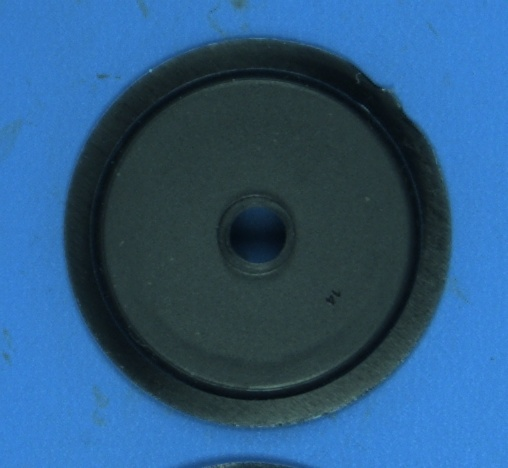
#> input picture NOK_borda/Fig_NOK_12.jpg, 508 x 468 px, found by its file name
$ python borda_detect_viacontorno.py
#> lines starting #> are read from the running program, lines starting #| are printed output that depends on the picture; after the words box and inside, x2 and y2 are one past the last pixel; in counts of white or black regions, pixels touching at a corner belong together
#> further down, img_in is the input picture: shape (468, 508, 3); mean B, G, R 127.9, 88.4, 44.7
### filtros_extras.py
import cv2
import numpy as np
import matplotlib.pyplot as plt
from math import *

#Conforme visto na aula 3 desafio 2
#aceita apenas imagens coloridas
def grayscale_especial (img_in,const_red=1.0,const_green=1.0,const_blue=1.0):
#> called with const_red = 0.02, const_green = 0.21, const_blue = 0.77
    [B,G,R] = cv2.split(img_in)
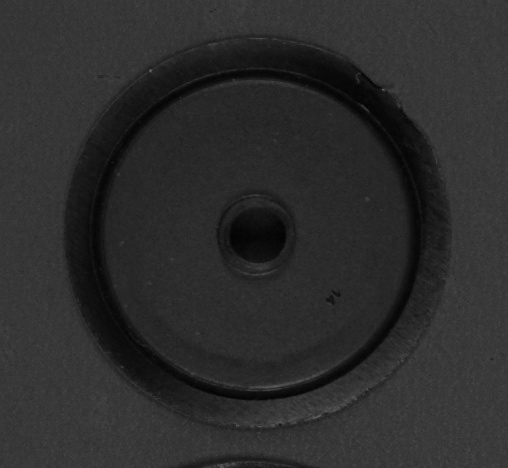
#> R: shape (468, 508); min 0, max 97, mean 44.7

    (height,width) = R.shape
#> height = 468; width = 508

    R_bin = np.zeros((height,width), dtype = 'int32')
    G_bin = np.zeros((height,width), dtype = 'int32')
    B_bin = np.zeros((height,width), dtype = 'int32')

    for i in range (height-1):
        for j in range (width-1):
            R_bin[i,j] = R[i,j]*const_red
            G_bin[i,j] = G[i,j]*const_green
            B_bin[i,j] = B[i,j]*const_blue
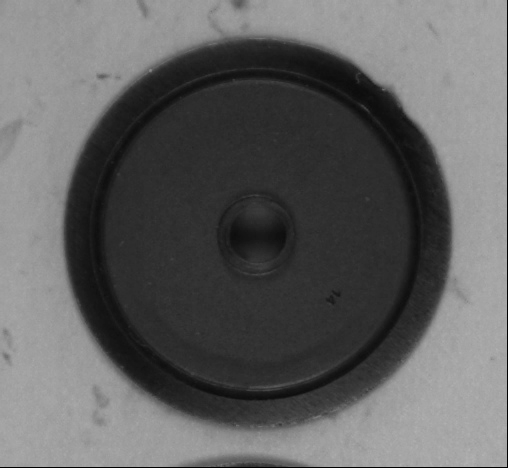
#> B_bin: shape (468, 508) int32; min 0, max 178, mean 97.4
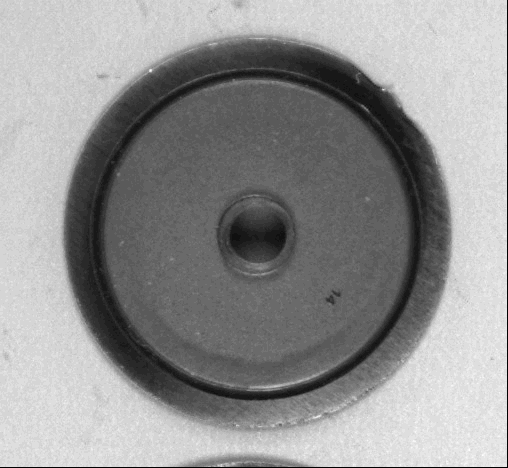
#> G_bin: shape (468, 508) int32; min 0, max 31, mean 18; drawn with min black and max white
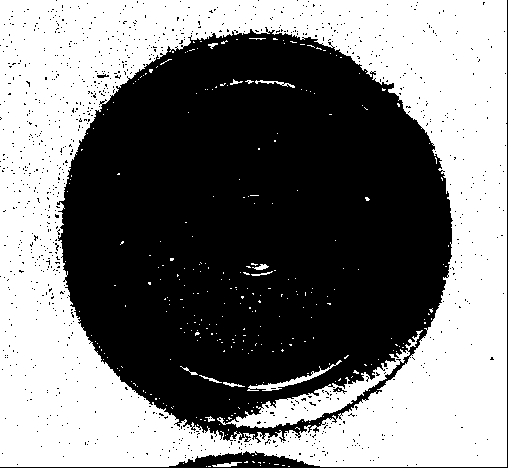
#> R_bin: shape (468, 508) int32; values 0 (black) and 1 (white), 48.2% white; 298 white regions (284 under 20 px), largest, box (x1, y1, x2, y2) and area: (0, 0, 507, 467) 109620, (217, 330, 423, 428) 3321, (247, 360, 342, 391) 421

    Merged = R_bin+G_bin+B_bin
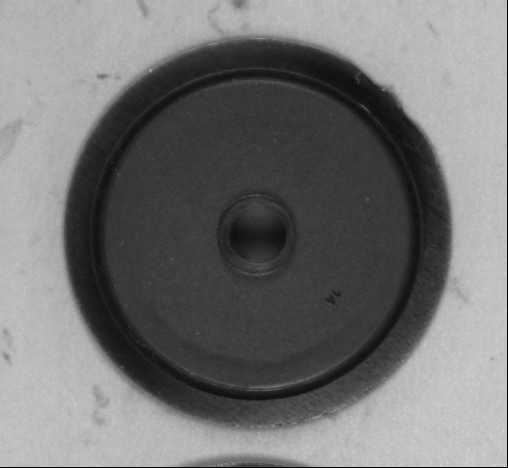
#> Merged: shape (468, 508) int32; min 0, max 210, mean 115.8
    Merged = np.clip(Merged, 0, 255).astype(np.uint8)
    return Merged

# [20 lines left out: functions ajuste_brilho_contraste, CorrecaoGamma, not called in this run]

#Conforme visto na aula 7 exercício 6
#aceita apenas inputs de imagens grayscale
def filtro_nitidez (img_in):
    #img_in = cv2.cvtColor(img_in,cv2.COLOR_BGR2GRAY)
    (height,width) = img_in.shape
#> height = 468; width = 508

    Nitidez_kernel = [[0,-1,0],[-1,5,-1],[0,-1,0]]
    filt_nitidez = np.zeros((height,width), dtype="int32")
    m = 3 # tamanho da matriz gaussiana
    d = int((m-1)/2)

    for i in range (d, height-d):
        for j in range (d, width-d):

            secao_img = img_in[i-d:i+d+1, j-d:j+d+1]
            prod_imag_Nitidez_kernel = Nitidez_kernel * secao_img + Nitidez_kernel
            filt_nitidez[i,j] = np.clip(abs(prod_imag_Nitidez_kernel.sum()), 0, 255).astype(np.uint8)

    return filt_nitidez

# [101 lines left out: functions super_filtro, filtro_blobs, close, open, not called in this run]

### borda_detect_viacontorno.py
import numpy as np
import matplotlib.pyplot as plt
#import pandas as pd # para desenhar/plotar as tabelas informando os status das peças em cada teste
import cv2

from filtros_extras import *

img_in=cv2.imread("NOK_borda\Fig_NOK_12.jpg",cv2.IMREAD_COLOR)
if img_in is None:
    print("File not found. Bye!")
    exit(0) #Essa linha "crasha" o notebook, caso ocorra reinicar o kernel

#gray=cv2.cvtColor(img_in,cv2.COLOR_BGR2GRAY)
gray = grayscale_especial (img_in,0.02,0.21,0.77)
gray_nit = filtro_nitidez(gray)

returns,thresh=cv2.threshold(gray,97,255,cv2.THRESH_BINARY)
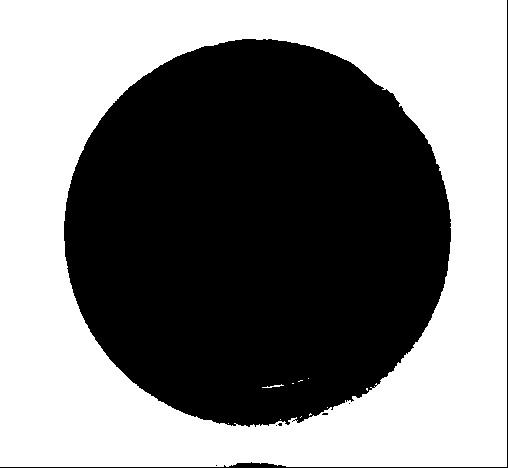
#> thresh: shape (468, 508); 50.2% white; 7 black regions (5 under 20 px)

contours,hierachy=cv2.findContours(thresh,cv2.RETR_TREE,cv2.CHAIN_APPROX_NONE)
#> contours = 19 contours, 17 with area under 20; largest, box (x1, y1, x2, y2) and area: (0, 0, 507, 467) 235618, (63, 38, 452, 428) 117787

if len(contours) != 0:
    for i in range(len(contours)):
        if len(contours[i]) >= 800:
            # Draw the contour on the original image in green color
            cv2.drawContours(img_in,[contours[i]],-1,(0,255,0),2)

            # Draw a circle at the centroid
            #cv2.circle(img_in, (cx, cy), 5, (0, 0, 255), -1)

            # Compute the bounding box of the contour
            x,y,w,h = cv2.boundingRect(contours[i])

            # Draw the bounding box on the original image in blue color
            cv2.rectangle(img_in,(x,y),(x+w,y+h),(255,0,0),2)
#> this loop made 19 passes
#> (x, y, w, h) on passes 1, 9: (0, 0, 507, 467), (63, 38, 389, 390)
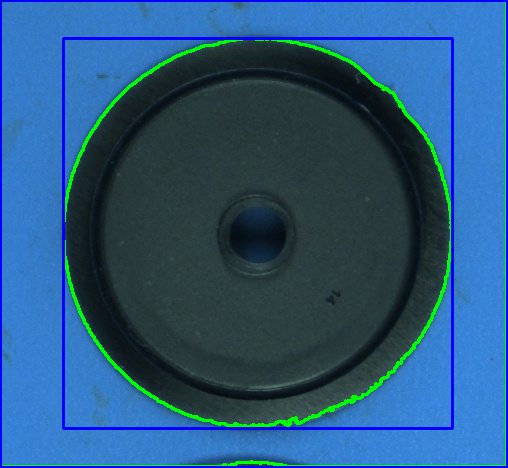
#> img_in: shape (468, 508, 3); 5.77% of pixels changed, all inside (x1, y1, x2, y2) = (0, 0, 508, 468)


cv2.imshow('Convexity Detection', img_in)
cv2.waitKey(0)
cv2.destroyAllWindows()

$ run again, with NOK_borda/Fig_NOK_06.jpg copied over NOK_borda/Fig_NOK_12.jpg
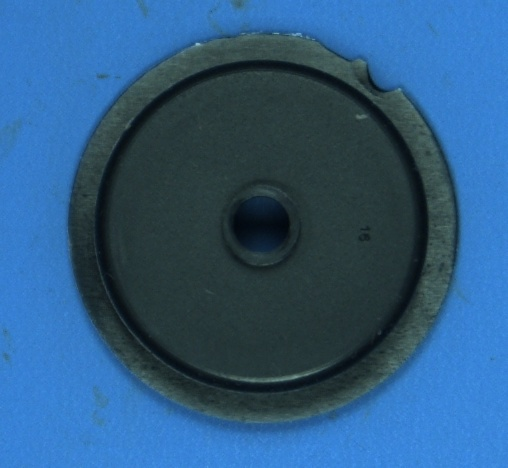
#> input picture NOK_borda/Fig_NOK_06.jpg, 508 x 468 px, found by its file name
#> img_in is the input picture: shape (468, 508, 3); mean B, G, R 129.5, 90.4, 46.4
#> `returns,thresh=cv2.threshold(gray,97,255,cv2.THRESH_BINARY)`:
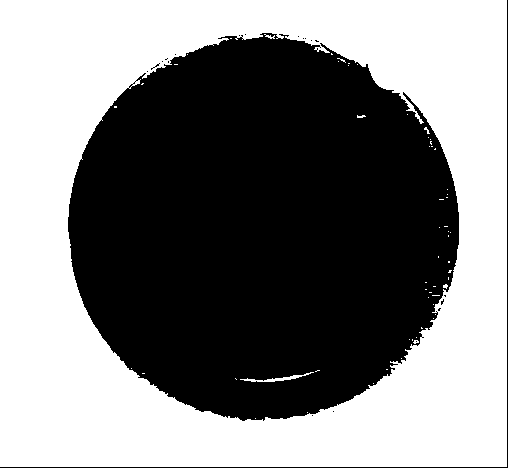
#> thresh: shape (468, 508); 50.6% white; 21 black regions (19 under 20 px)
#> contours = 92 contours, 89 with area under 20; largest, box (x1, y1, x2, y2) and area: (0, 0, 507, 467) 235796, (67, 32, 460, 422) 117542, (240, 372, 314, 382) 105
#> the loop `for i in range(len(contours)):` made 92 passes
#> (x, y, w, h) on passes 1, 32: (0, 0, 507, 467), (67, 32, 393, 390)
#> after the loop `for i in range(len(contours)):`:
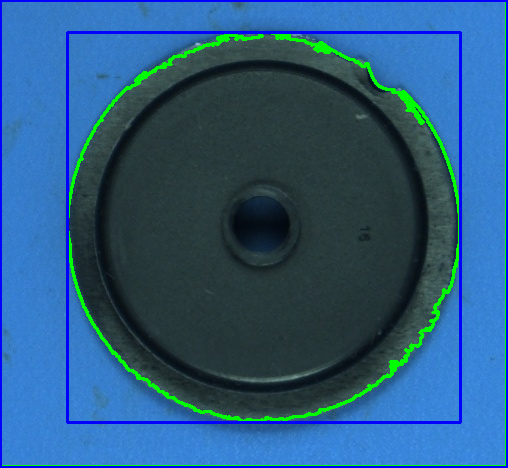
#> img_in: shape (468, 508, 3); 6.06% of pixels changed, all inside (x1, y1, x2, y2) = (0, 0, 508, 468)

$ run again, with NOK_borda/Fig_NOK_07.jpg copied over NOK_borda/Fig_NOK_12.jpg
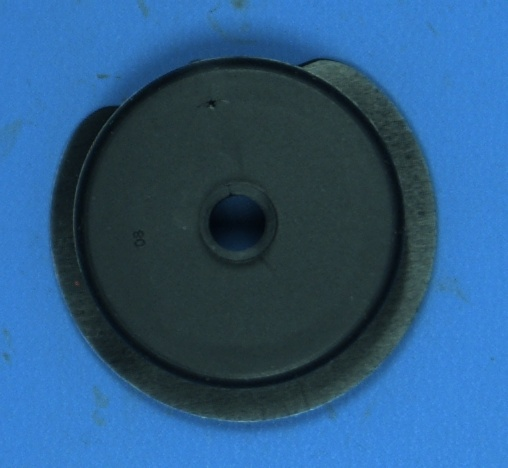
#> input picture NOK_borda/Fig_NOK_07.jpg, 508 x 468 px, found by its file name
#> img_in is the input picture: shape (468, 508, 3); mean B, G, R 130.2, 89.3, 44.7
#> `returns,thresh=cv2.threshold(gray,97,255,cv2.THRESH_BINARY)`:
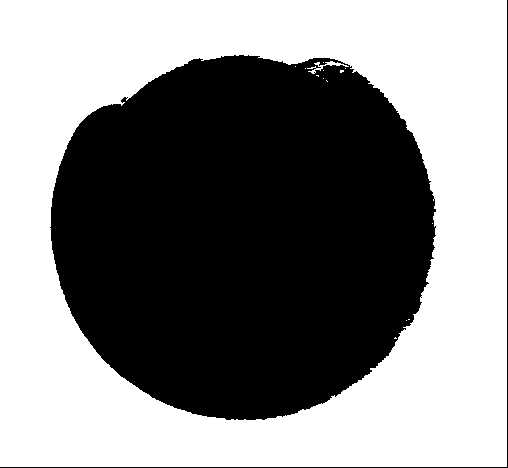
#> thresh: shape (468, 508); 52.7% white; 2 black regions
#> contours = 19 contours, 16 with area under 20; largest, box (x1, y1, x2, y2) and area: (0, 0, 507, 467) 235796, (49, 54, 437, 421) 112154, (307, 61, 349, 74) 69
#> the loop `for i in range(len(contours)):` made 19 passes
#> (x, y, w, h) on passes 1, 4: (0, 0, 507, 467), (49, 54, 388, 367)
#> after the loop `for i in range(len(contours)):`:
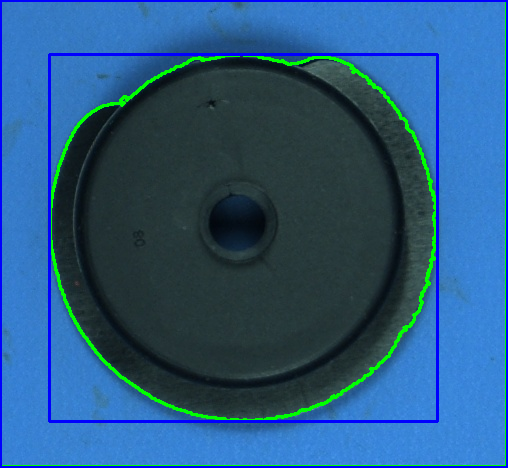
#> img_in: shape (468, 508, 3); 5.66% of pixels changed, all inside (x1, y1, x2, y2) = (0, 0, 508, 468)
